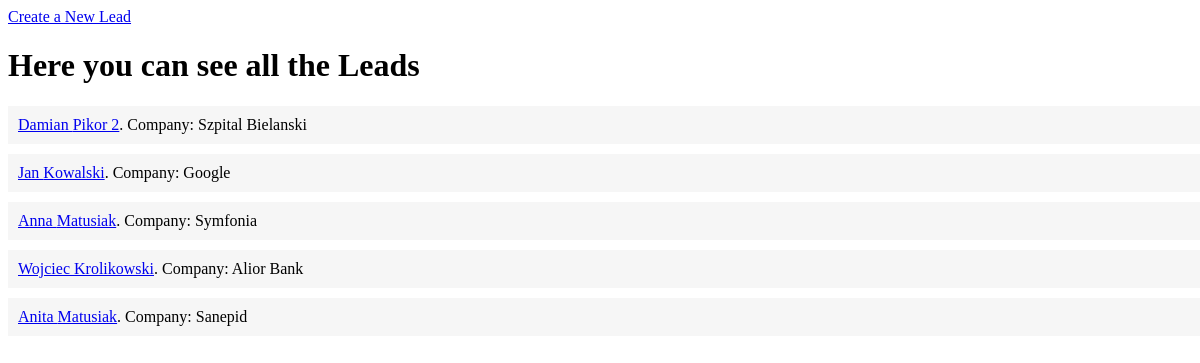
The page /leads/ on the database as committed earlier.
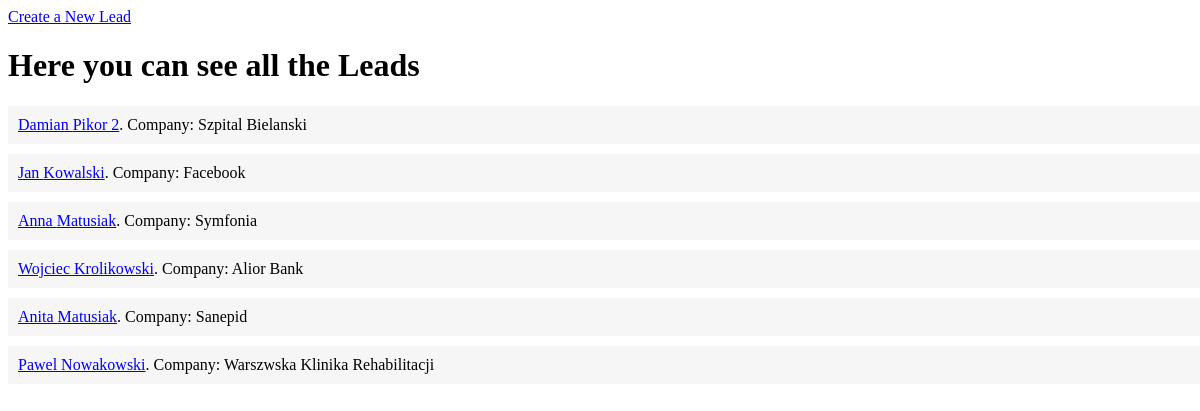
The same page on the database as committed later.
### leads/models.py (models this page shows, shortened)
class Lead(models.Model):
    first_name = models.CharField(max_length=15)
    last_name = models.CharField(max_length=30)
    company = models.CharField(max_length=50)
    agent = models.ForeignKey("leads.Agent", on_delete=models.CASCADE)

### leads/views.py (the view)
# urls.py: path('', views.lead_list, name='lead-list'),
def lead_list(request):
    leads = Lead.objects.all()
    context = {
        "leads" : leads
    }
    return render(request, "leads/lead_list.html", context)

### leads/templates/leads/lead_list.html
{% extends "leads/base.html" %}
{% block content %}
    <a href="{% url 'lead-create' %}">Create a New Lead</a>
    <h1>Here you can see all the Leads</h1>
    {% for lead in leads %}
        <div class="lead">
            <a href="{% url 'lead-detail' lead.pk %}">{{ lead.first_name }} {{ lead.last_name }}</a>. Company: {{ lead.company }}
        </div>
    {% endfor %}
{% endblock content %}

Rows that differ between the two databases and show on the page:
changed Lead "Jan": company "Google" → "Facebook"
added Lead: first_name "Pawel", last_name "Nowakowski", company "Warszwska Klinika Rehabilitacji"
